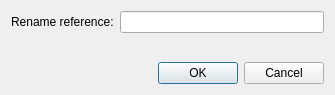
<?xml version="1.0" encoding="UTF-8"?>
<ui version="4.0">
 <class>RefRenameDialog</class>
 <widget class="QDialog" name="RefRenameDialog">
  <property name="geometry">
   <rect>
    <x>0</x>
    <y>0</y>
    <width>335</width>
    <height>95</height>
   </rect>
  </property>
  <property name="windowTitle">
   <string>Rename reference</string>
  </property>
  <layout class="QGridLayout" name="gridLayout">
   <item row="0" column="1">
    <widget class="QLineEdit" name="textRefName"/>
   </item>
   <item row="2" column="0" colspan="2">
    <widget class="QDialogButtonBox" name="buttonBox">
     <property name="orientation">
      <enum>Qt::Horizontal</enum>
     </property>
     <property name="standardButtons">
      <set>QDialogButtonBox::Cancel|QDialogButtonBox::Ok</set>
     </property>
    </widget>
   </item>
   <item row="0" column="0">
    <widget class="QLabel" name="label_2">
     <property name="text">
      <string>Rename reference:</string>
     </property>
    </widget>
   </item>
   <item row="1" column="0">
    <spacer name="verticalSpacer">
     <property name="orientation">
      <enum>Qt::Vertical</enum>
     </property>
     <property name="sizeHint" stdset="0">
      <size>
       <width>20</width>
       <height>40</height>
      </size>
     </property>
    </spacer>
   </item>
  </layout>
 </widget>
 <resources/>
 <connections>
  <connection>
   <sender>buttonBox</sender>
   <signal>accepted()</signal>
   <receiver>RefRenameDialog</receiver>
   <slot>accept()</slot>
   <hints>
    <hint type="sourcelabel">
     <x>248</x>
     <y>254</y>
    </hint>
    <hint type="destinationlabel">
     <x>157</x>
     <y>274</y>
    </hint>
   </hints>
  </connection>
  <connection>
   <sender>buttonBox</sender>
   <signal>rejected()</signal>
   <receiver>RefRenameDialog</receiver>
   <slot>reject()</slot>
   <hints>
    <hint type="sourcelabel">
     <x>316</x>
     <y>260</y>
    </hint>
    <hint type="destinationlabel">
     <x>286</x>
     <y>274</y>
    </hint>
   </hints>
  </connection>
 </connections>
</ui>
